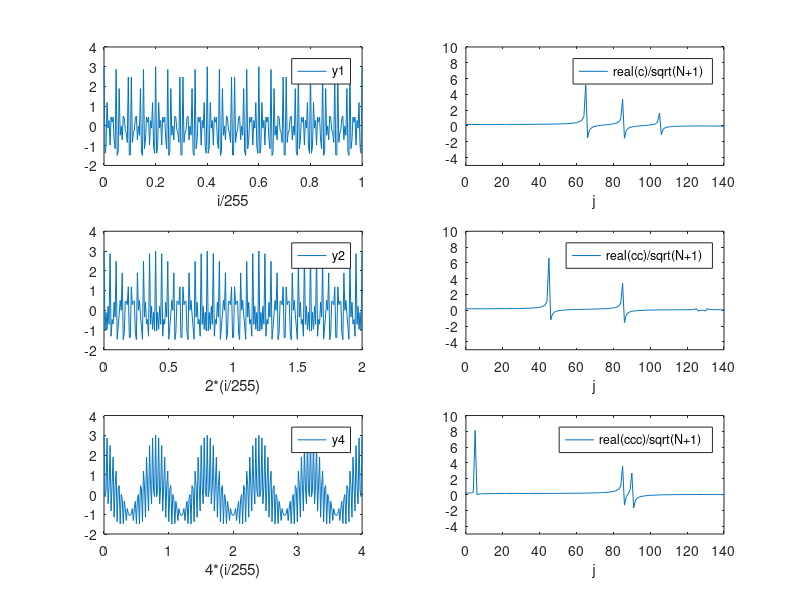

Recreate this plot in MATLAB.
% F15FOLDS
% Folding of the spectrum.
% For the sampling interval 1/255, highest frequency is 128,
% the frequencies are at 65, 85, 105, all below 127.
function F15FOLDS;
% a.Sample interval i/255
i = (0:1:255);
y1 = cos(2*pi*65*(i/255)) + cos(2*pi*85*(i/255)) + cos(2*pi*105*(i/255));

figure(1);
subplot(3,2,1);
plot(i/255,y1);
axis([0 1 -2 4]);
xlabel('i/255');
legend('y1');

c = fft(y1);
N = length(c) - 1;
j = (0:1:N);

subplot(3,2,2);
plot(j,real(c)/sqrt(N+1));
axis([0 140 -5 10]);
xlabel('j');
legend('real(c)/sqrt(N+1)');
% Frequency peaks are at 65 85 105

% b.Sample interval 2i/255

% For the sampling interval 2/255, highest frequency is 64, the original frequencies are at
% 65, 85, 105, all larger than 64 and appear folded.

y2 = cos(2*pi*65*((2*i)/255))+cos(2*pi*85*((2*i)/255)) + cos(2*pi*105*((2*i)/255));

subplot(3,2,3);
plot(2*(i/255),y2);
axis([0 2 -2 4]);
xlabel('2*(i/255)');
legend('y2');

cc = fft(y2);
N = length(cc) - 1;
j = (0:1:N);


subplot(3,2,4);
plot(j,real(cc)/sqrt(N+1));
axis([0 140 -5 10]);
xlabel('j');
legend('real(cc)/sqrt(N+1)');
% Frequency peaks appear 65 at--> 125
%                        85 at--> 85
%                       105 at--> 45

% c. Sample interval 4i/255
% For the sampling interval 4/255, highest frequency 32, the frequencies are
% higher than 1 times 32 and 2 times 32.

y4 = cos(2*pi*65*((4*i)/255)) + cos(2*pi*85*((4*i)/255)) + cos(2*pi*105*((4*i)/255));

subplot(3,2,5);
plot(4*(i/255), y4);
axis([0 4 -2 4]);
xlabel('4*(i/255)');
legend('y4');

ccc = fft(y4);
N = length(ccc)-1;
j = (0:1:N);

subplot(3,2,6);
plot(j,real(ccc)/sqrt(N+1));
axis([0 140 -5 10]);
xlabel('j');
legend('real(ccc)/sqrt(N+1)');

% Frequency peaks appear 65 at--> 5
%                        85 at--> 85
%                       105 at--> 90
